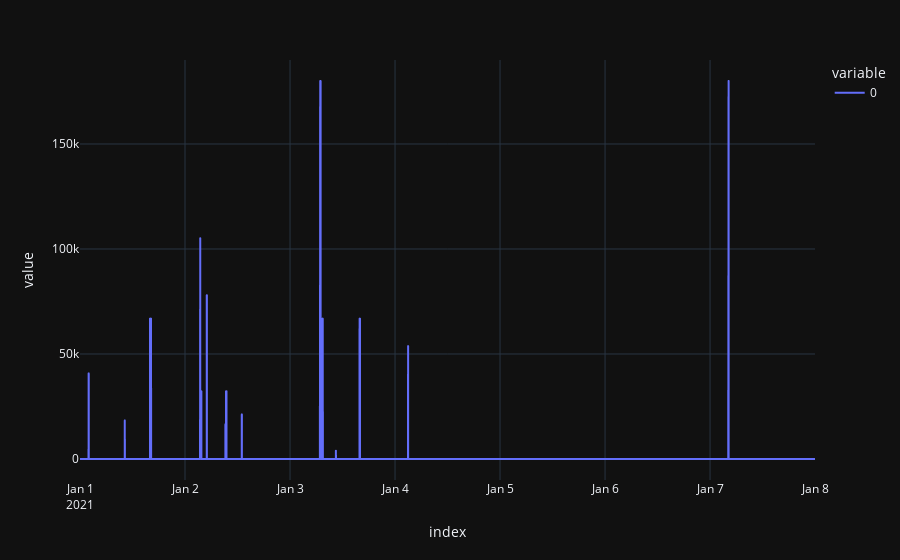

The notebook cell this image was saved under:
### Code cell
(df["power_opt"] - df["power_sim"]).plot(template=template)

### Figure 1 — Plotly figure (JSON) as saved in the notebook; plotly's stock layout.template omitted (floating-point values rounded to 4 significant figures; data arrays with more than 128 entries replaced by an {"elided": "..."} marker saying what was removed)
{"data": [{"hovertemplate": "variable=0<br>index=%{x}<br>value=%{y}<extra></extra>", "legendgroup": "0", "line": {"color": "#636efa", "dash": "solid"}, "marker": {"symbol": "circle"}, "mode": "lines", "name": "0", "showlegend": true, "type": "scattergl", "x": {"elided": "10080 str values"}, "xaxis": "x", "y": {"elided": "10080 float values"}, "yaxis": "y"}], "layout": {"legend": {"title": {"text": "variable"}, "tracegroupgap": 0}, "margin": {"t": 60}, "xaxis": {"anchor": "y", "domain": [0, 1], "title": {"text": "index"}}, "yaxis": {"anchor": "x", "domain": [0, 1], "title": {"text": "value"}}}}
